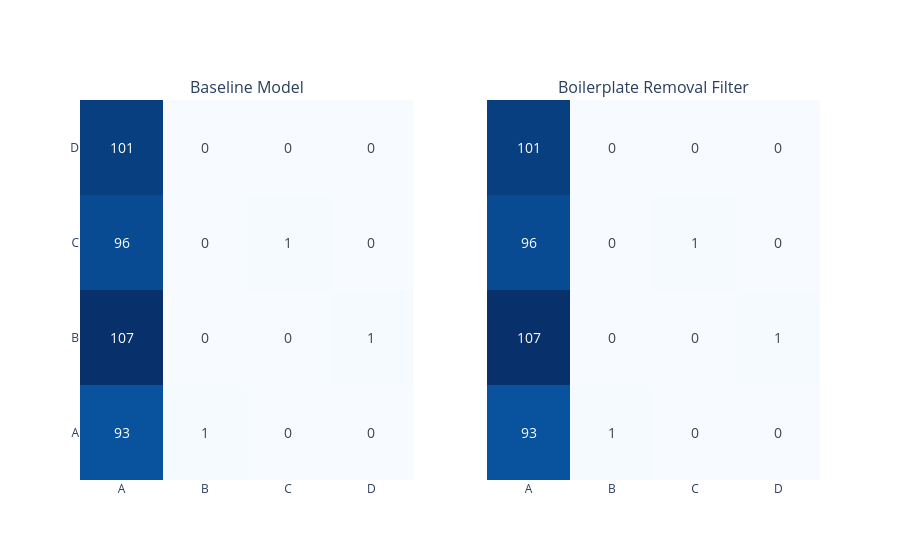

The notebook cell saved with this chart:
### Code cell
baseline_cm = go.Heatmap(
            z=z_values_baseline,
            x=labels,
            y=labels,
            text=text_values_baseline,
            texttemplate="%{text}",
            textfont={"size": 14},
            colorscale="Blues",
            showscale=False,
)

fig_cm.add_trace(baseline_cm, row=1, col=1)

boilerplate_cm = go.Heatmap(
            z=z_values_boilerplate,
            x=labels,
            y=labels,
            text=text_values_boilerplate,
            texttemplate="%{text}",
            textfont={"size": 14},
            colorscale="Blues",
            showscale=False,
)

fig_cm.add_trace(boilerplate_cm, row=1, col=2)

### Figure 1 — Plotly figure (JSON) as saved in the notebook; plotly's stock layout.template omitted (floating-point values rounded to 4 significant figures)
{"data": [{"colorscale": [[0, "rgb(247,251,255)"], [0.125, "rgb(222,235,247)"], [0.25, "rgb(198,219,239)"], [0.375, "rgb(158,202,225)"], [0.5, "rgb(107,174,214)"], [0.625, "rgb(66,146,198)"], [0.75, "rgb(33,113,181)"], [0.875, "rgb(8,81,156)"], [1, "rgb(8,48,107)"]], "showscale": false, "text": [["93", "1", "0", "0"], ["107", "0", "0", "1"], ["96", "0", "1", "0"], ["101", "0", "0", "0"]], "textfont": {"size": 14}, "texttemplate": "%{text}", "type": "heatmap", "x": ["A", "B", "C", "D"], "xaxis": "x", "y": ["A", "B", "C", "D"], "yaxis": "y", "z": [[93, 1, 0, 0], [107, 0, 0, 1], [96, 0, 1, 0], [101, 0, 0, 0]]}, {"colorscale": [[0, "rgb(247,251,255)"], [0.125, "rgb(222,235,247)"], [0.25, "rgb(198,219,239)"], [0.375, "rgb(158,202,225)"], [0.5, "rgb(107,174,214)"], [0.625, "rgb(66,146,198)"], [0.75, "rgb(33,113,181)"], [0.875, "rgb(8,81,156)"], [1, "rgb(8,48,107)"]], "showscale": false, "text": [["93", "1", "0", "0"], ["107", "0", "0", "1"], ["96", "0", "1", "0"], ["101", "0", "0", "0"]], "textfont": {"size": 14}, "texttemplate": "%{text}", "type": "heatmap", "x": ["A", "B", "C", "D"], "xaxis": "x2", "y": ["A", "B", "C", "D"], "yaxis": "y2", "z": [[93, 1, 0, 0], [107, 0, 0, 1], [96, 0, 1, 0], [101, 0, 0, 0]]}], "layout": {"annotations": [{"font": {"size": 16}, "showarrow": false, "text": "Baseline Model", "x": 0.225, "xanchor": "center", "xref": "paper", "y": 1, "yanchor": "bottom", "yref": "paper"}, {"font": {"size": 16}, "showarrow": false, "text": "Boilerplate Removal Filter", "x": 0.775, "xanchor": "center", "xref": "paper", "y": 1, "yanchor": "bottom", "yref": "paper"}], "xaxis": {"anchor": "y", "domain": [0, 0.45]}, "xaxis2": {"anchor": "y2", "domain": [0.55, 1]}, "yaxis": {"anchor": "x", "domain": [0, 1]}, "yaxis2": {"anchor": "x2", "domain": [0, 1], "matches": "y", "showticklabels": false}}}
